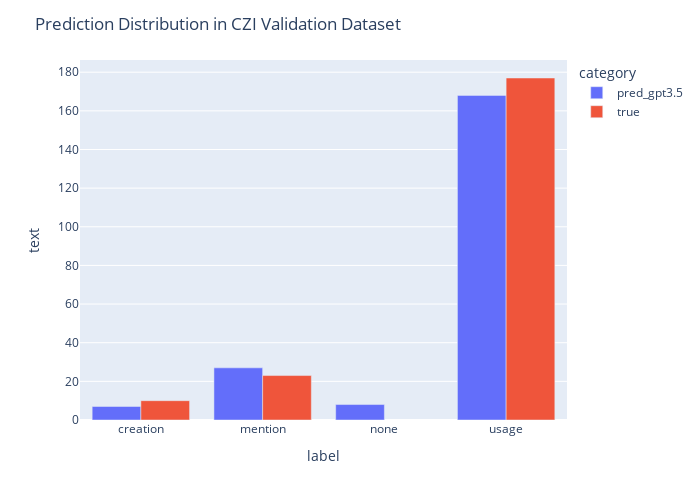

Notebook code for this chart:
### Markdown cell above
### Errors

### Code cell
labels_grouped = czi_val_df_all.groupby(['label', 'category']).count().reset_index()
fig = px.bar(labels_grouped, x = 'label', y = 'text', color = 'category', barmode = 'group')
fig.update_layout(width=700,height=500, title = 'Prediction Distribution in CZI Validation Dataset')

### Figure 1 — Plotly figure (JSON) as saved in the notebook; plotly's stock layout.template omitted (floating-point values rounded to 4 significant figures)
{"data": [{"alignmentgroup": "True", "hovertemplate": "category=pred_gpt3.5<br>label=%{x}<br>text=%{y}<extra></extra>", "legendgroup": "pred_gpt3.5", "marker": {"color": "#636efa", "pattern": {"shape": ""}}, "name": "pred_gpt3.5", "offsetgroup": "pred_gpt3.5", "orientation": "v", "showlegend": true, "textposition": "auto", "type": "bar", "x": ["creation", "mention", "none", "usage"], "xaxis": "x", "y": [7, 27, 8, 168], "yaxis": "y"}, {"alignmentgroup": "True", "hovertemplate": "category=true<br>label=%{x}<br>text=%{y}<extra></extra>", "legendgroup": "true", "marker": {"color": "#EF553B", "pattern": {"shape": ""}}, "name": "true", "offsetgroup": "true", "orientation": "v", "showlegend": true, "textposition": "auto", "type": "bar", "x": ["creation", "mention", "usage"], "xaxis": "x", "y": [10, 23, 177], "yaxis": "y"}], "layout": {"barmode": "group", "height": 500, "legend": {"title": {"text": "category"}, "tracegroupgap": 0}, "margin": {"t": 60}, "title": {"text": "Prediction Distribution in CZI Validation Dataset"}, "width": 700, "xaxis": {"anchor": "y", "autorange": true, "domain": [0, 1], "range": [-0.5, 3.5], "title": {"text": "label"}, "type": "category"}, "yaxis": {"anchor": "x", "autorange": true, "domain": [0, 1], "range": [0, 186.3], "title": {"text": "text"}, "type": "linear"}}}
